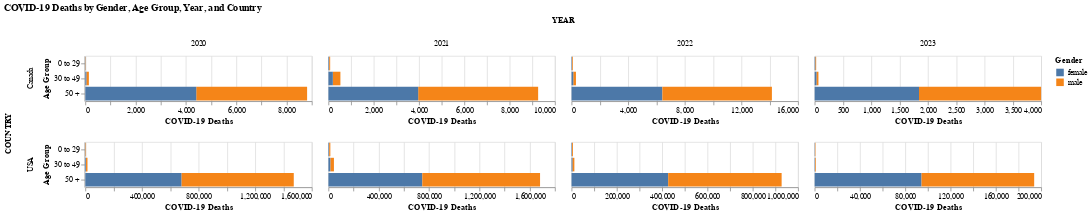

This figure's notebook cell:
### Markdown cell above
## 4. How did the pandemic impact mortality rates differently for males and females across various age groups in Canada and the United States?

### Code cell
stacked = alt.Chart(combined).mark_bar().encode(
    y=alt.Y('AGE_GROUP:N', title='Age Group'),
    x=alt.X('DEATHS:Q', stack='zero', title='COVID-19 Deaths'),
    color=alt.Color('GENDER:N', title='Gender'),
    tooltip=['YEAR', 'COUNTRY', 'AGE_GROUP', 'GENDER', 'DEATHS']
).facet(column='YEAR:N',row='COUNTRY:N').resolve_scale(x='independent').properties(
    title='COVID-19 Deaths by Gender, Age Group, Year, and Country')

stacked

### Figure 1 — Vega-Lite specification as saved in the notebook (floating-point values rounded to 4 significant figures)
{"config": {"view": {"continuousWidth": 300, "continuousHeight": 300}}, "data": {"name": "data-a3ec906540b257bb84725f4050ff89ef"}, "facet": {"column": {"field": "YEAR", "type": "nominal"}, "row": {"field": "COUNTRY", "type": "nominal"}}, "spec": {"mark": {"type": "bar"}, "encoding": {"color": {"field": "GENDER", "title": "Gender", "type": "nominal"}, "tooltip": [{"field": "YEAR", "type": "nominal"}, {"field": "COUNTRY", "type": "nominal"}, {"field": "AGE_GROUP", "type": "nominal"}, {"field": "GENDER", "type": "nominal"}, {"field": "DEATHS", "type": "quantitative"}], "x": {"field": "DEATHS", "stack": "zero", "title": "COVID-19 Deaths", "type": "quantitative"}, "y": {"field": "AGE_GROUP", "title": "Age Group", "type": "nominal"}}}, "resolve": {"scale": {"x": "independent"}}, "title": "COVID-19 Deaths by Gender, Age Group, Year, and Country", "$schema": "https://vega.github.io/schema/vega-lite/v5.20.1.json", "datasets": {"data-a3ec906540b257bb84725f4050ff89ef": [{"Unnamed: 0": 0, "YEAR": "2020", "AGE_GROUP": "0 to 29", "GENDER": "female", "DEATHS": 1854, "COUNTRY": "USA"}, {"Unnamed: 0": 1, "YEAR": "2020", "AGE_GROUP": "0 to 29", "GENDER": "male", "DEATHS": 3318, "COUNTRY": "USA"}, {"Unnamed: 0": 2, "YEAR": "2020", "AGE_GROUP": "30 to 49", "GENDER": "female", "DEATHS": 5000, "COUNTRY": "USA"}, {"Unnamed: 0": 3, "YEAR": "2020", "AGE_GROUP": "30 to 49", "GENDER": "male", "DEATHS": 10289, "COUNTRY": "USA"}, {"Unnamed: 0": 4, "YEAR": "2020", "AGE_GROUP": "50 +", "GENDER": "female", "DEATHS": 680377, "COUNTRY": "USA"}, {"Unnamed: 0": 5, "YEAR": "2020", "AGE_GROUP": "50 +", "GENDER": "male", "DEATHS": 792134, "COUNTRY": "USA"}, {"Unnamed: 0": 6, "YEAR": "2021", "AGE_GROUP": "0 to 29", "GENDER": "female", "DEATHS": 6078, "COUNTRY": "USA"}, {"Unnamed: 0": 7, "YEAR": "2021", "AGE_GROUP": "0 to 29", "GENDER": "male", "DEATHS": 9207, "COUNTRY": "USA"}, {"Unnamed: 0": 8, "YEAR": "2021", "AGE_GROUP": "30 to 49", "GENDER": "female", "DEATHS": 16751, "COUNTRY": "USA"}, {"Unnamed: 0": 9, "YEAR": "2021", "AGE_GROUP": "30 to 49", "GENDER": "male", "DEATHS": 26996, "COUNTRY": "USA"}, {"Unnamed: 0": 10, "YEAR": "2021", "AGE_GROUP": "50 +", "GENDER": "female", "DEATHS": 746012, "COUNTRY": "USA"}, {"Unnamed: 0": 11, "YEAR": "2021", "AGE_GROUP": "50 +", "GENDER": "male", "DEATHS": 935837, "COUNTRY": "USA"}, {"Unnamed: 0": 12, "YEAR": "2022", "AGE_GROUP": "0 to 29", "GENDER": "female", "DEATHS": 2585, "COUNTRY": "USA"}, {"Unnamed: 0": 13, "YEAR": "2022", "AGE_GROUP": "0 to 29", "GENDER": "male", "DEATHS": 3893, "COUNTRY": "USA"}, {"Unnamed: 0": 14, "YEAR": "2022", "AGE_GROUP": "30 to 49", "GENDER": "female", "DEATHS": 4994, "COUNTRY": "USA"}, {"Unnamed: 0": 15, "YEAR": "2022", "AGE_GROUP": "30 to 49", "GENDER": "male", "DEATHS": 7555, "COUNTRY": "USA"}, {"Unnamed: 0": 16, "YEAR": "2022", "AGE_GROUP": "50 +", "GENDER": "female", "DEATHS": 426708, "COUNTRY": "USA"}, {"Unnamed: 0": 17, "YEAR": "2022", "AGE_GROUP": "50 +", "GENDER": "male", "DEATHS": 500892, "COUNTRY": "USA"}, {"Unnamed: 0": 18, "YEAR": "2023", "AGE_GROUP": "0 to 29", "GENDER": "female", "DEATHS": 258, "COUNTRY": "USA"}, {"Unnamed: 0": 19, "YEAR": "2023", "AGE_GROUP": "0 to 29", "GENDER": "male", "DEATHS": 397, "COUNTRY": "USA"}, {"Unnamed: 0": 20, "YEAR": "2023", "AGE_GROUP": "30 to 49", "GENDER": "female", "DEATHS": 412, "COUNTRY": "USA"}, {"Unnamed: 0": 21, "YEAR": "2023", "AGE_GROUP": "30 to 49", "GENDER": "male", "DEATHS": 599, "COUNTRY": "USA"}, {"Unnamed: 0": 22, "YEAR": "2023", "AGE_GROUP": "50 +", "GENDER": "female", "DEATHS": 94412, "COUNTRY": "USA"}, {"Unnamed: 0": 23, "YEAR": "2023", "AGE_GROUP": "50 +", "GENDER": "male", "DEATHS": 99436, "COUNTRY": "USA"}, {"Unnamed: 0": 0, "YEAR": "2020", "AGE_GROUP": "0 to 29", "GENDER": "female", "DEATHS": 11, "COUNTRY": "Canada"}, {"Unnamed: 0": 1, "YEAR": "2020", "AGE_GROUP": "0 to 29", "GENDER": "male", "DEATHS": 11, "COUNTRY": "Canada"}, {"Unnamed: 0": 2, "YEAR": "2020", "AGE_GROUP": "30 to 49", "GENDER": "male", "DEATHS": 98, "COUNTRY": "Canada"}, {"Unnamed: 0": 3, "YEAR": "2020", "AGE_GROUP": "30 to 49", "GENDER": "female", "DEATHS": 43, "COUNTRY": "Canada"}, {"Unnamed: 0": 4, "YEAR": "2020", "AGE_GROUP": "50 +", "GENDER": "male", "DEATHS": 4405, "COUNTRY": "Canada"}, {"Unnamed: 0": 5, "YEAR": "2020", "AGE_GROUP": "50 +", "GENDER": "female", "DEATHS": 4408, "COUNTRY": "Canada"}, {"Unnamed: 0": 6, "YEAR": "2021", "AGE_GROUP": "0 to 29", "GENDER": "female", "DEATHS": 36, "COUNTRY": "Canada"}, {"Unnamed: 0": 7, "YEAR": "2021", "AGE_GROUP": "0 to 29", "GENDER": "male", "DEATHS": 41, "COUNTRY": "Canada"}, {"Unnamed: 0": 8, "YEAR": "2021", "AGE_GROUP": "30 to 49", "GENDER": "male", "DEATHS": 334, "COUNTRY": "Canada"}, {"Unnamed: 0": 9, "YEAR": "2021", "AGE_GROUP": "30 to 49", "GENDER": "female", "DEATHS": 195, "COUNTRY": "Canada"}, {"Unnamed: 0": 10, "YEAR": "2021", "AGE_GROUP": "50 +", "GENDER": "male", "DEATHS": 5296, "COUNTRY": "Canada"}, {"Unnamed: 0": 11, "YEAR": "2021", "AGE_GROUP": "50 +", "GENDER": "female", "DEATHS": 3963, "COUNTRY": "Canada"}, {"Unnamed: 0": 12, "YEAR": "2022", "AGE_GROUP": "0 to 29", "GENDER": "female", "DEATHS": 41, "COUNTRY": "Canada"}, {"Unnamed: 0": 13, "YEAR": "2022", "AGE_GROUP": "0 to 29", "GENDER": "male", "DEATHS": 52, "COUNTRY": "Canada"}, {"Unnamed: 0": 14, "YEAR": "2022", "AGE_GROUP": "30 to 49", "GENDER": "male", "DEATHS": 188, "COUNTRY": "Canada"}, {"Unnamed: 0": 15, "YEAR": "2022", "AGE_GROUP": "30 to 49", "GENDER": "female", "DEATHS": 124, "COUNTRY": "Canada"}, {"Unnamed: 0": 16, "YEAR": "2022", "AGE_GROUP": "50 +", "GENDER": "female", "DEATHS": 6417, "COUNTRY": "Canada"}, {"Unnamed: 0": 17, "YEAR": "2022", "AGE_GROUP": "50 +", "GENDER": "male", "DEATHS": 7737, "COUNTRY": "Canada"}, {"Unnamed: 0": 18, "YEAR": "2023", "AGE_GROUP": "0 to 29", "GENDER": "male", "DEATHS": 16, "COUNTRY": "Canada"}, {"Unnamed: 0": 19, "YEAR": "2023", "AGE_GROUP": "0 to 29", "GENDER": "female", "DEATHS": 11, "COUNTRY": "Canada"}, {"Unnamed: 0": 20, "YEAR": "2023", "AGE_GROUP": "30 to 49", "GENDER": "female", "DEATHS": 36, "COUNTRY": "Canada"}, {"Unnamed: 0": 21, "YEAR": "2023", "AGE_GROUP": "30 to 49", "GENDER": "male", "DEATHS": 31, "COUNTRY": "Canada"}, {"Unnamed: 0": 22, "YEAR": "2023", "AGE_GROUP": "50 +", "GENDER": "male", "DEATHS": 2156, "COUNTRY": "Canada"}, {"Unnamed: 0": 23, "YEAR": "2023", "AGE_GROUP": "50 +", "GENDER": "female", "DEATHS": 1843, "COUNTRY": "Canada"}]}}
